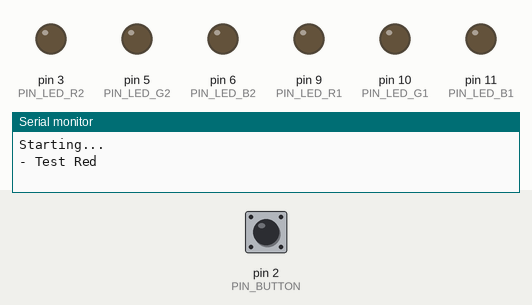
This program was run on a simulated Arduino Uno, built with avr-gcc and run on an emulated ATmega328P. Parts: output pins drawn as LEDs (lit = HIGH), the last lines printed to the serial monitor. The test bench sets the inputs (shaded band); at power-on: pin 2 (PIN_BUTTON) HIGH.

Above: at 0.1 s.
At 1.9 s:
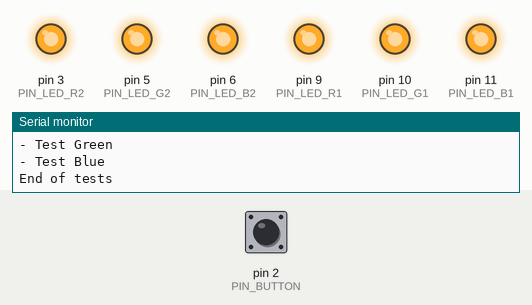
Timing chart, 0 to 1.9 s (numbered marks = the images above; inputs shaded):
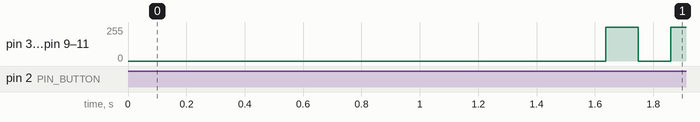

The program:

main.cpp
```cpp
/*
    This code has been written for Crystal Wood night light project by Christian Poupounot.
    It handle RBG leds with different modes in order to animate the lamp.

    I choosed a UNO platform to have nice power and USB plugs to show on the back side of the lamp
*/

#include <Arduino.h>

// Mode management
byte mode = 0; // Modes 0=Fade (default) / 1=Red / 2=Green / 3=Blue / 4=Purple / 5=Cyan / 6=Yellow / 7=White
const byte nb_modes = 8;
int btnMode = 0;
bool high_brightness = true; // When false only 2 LEDs will be lighted up, when true the 4 LEDs will be lighted up

// Hardware
const bool COMMON_CATHODE   = true; // Depends on LEDs type you have for your make
const int PIN_LED_R1        = 9;
const int PIN_LED_G1        = 10;
const int PIN_LED_B1        = 11;
const int PIN_LED_R2        = 3;
const int PIN_LED_G2        = 5;
const int PIN_LED_B2        = 6;
const int PIN_BUTTON        = 2;

// Color management
enum RGB{
  RED,
  GREEN,
  BLUE,
  NUM_COLORS
};
int _rgbLedValues[] = {255, 0, 0}; // Red, Green, Blue
enum RGB _curFadingUpColor = GREEN;
enum RGB _curFadingDownColor = RED;
const int FADE_STEP = 1;

// Functionnal variables
int i;

// Functions declaration
void displayColor(byte r, byte g, byte b);
void fadeColor();
void signalBlink(int delay_time,int nb_iteration);

void setup() {
    Serial.begin(9600);
    Serial.println(F(""));
    Serial.println(F("Starting..."));

    pinMode(PIN_BUTTON,INPUT_PULLUP);
    pinMode(PIN_LED_R1, OUTPUT);
    pinMode(PIN_LED_G1, OUTPUT);
    pinMode(PIN_LED_B1, OUTPUT);
    pinMode(PIN_LED_R2, OUTPUT);
    pinMode(PIN_LED_G2, OUTPUT);
    pinMode(PIN_LED_B2, OUTPUT);

    // Test sequence on start to check if there is some burned leds
    high_brightness = true;
    Serial.println(F("- Test Red"));
    for (i=0 ; i <=255 ; i++){
        displayColor(i, 0, 0);
        delay(1);
    }
    for (i=255 ; i >=0 ; i--){
        displayColor(i, 0, 0);
        delay(1);
    }
    Serial.println(F("- Test Green"));
    for (i=0 ; i <=255 ; i++){
        displayColor(0, i, 0);
        delay(1);
    }
    for (i=255 ; i >=0 ; i--){
        displayColor(0, i, 0);
        delay(1);
    }
    Serial.println(F("- Test Blue"));
    for (i=0 ; i <=255 ; i++){
        displayColor(0, 0, i);
        delay(1);
    }
    for (i=255 ; i >=0 ; i--){
        displayColor(0, 0, i);
        delay(1);
    }
    Serial.println(F("End of tests"));
    high_brightness = true;

    // Quick blink to show that tests are passed
    signalBlink(100,2);

    // Set initial fading color
    displayColor(_rgbLedValues[RED], _rgbLedValues[GREEN], _rgbLedValues[BLUE]);
    delay(100);
}

void loop() {
    // Mode button reading
    btnMode = digitalRead(PIN_BUTTON);
    if (btnMode == LOW){
        Serial.print(F("MODE button pressed ! Changing it to "));
        displayColor(0, 0, 0);
        mode++;
        // If we complete a mode cycle we go back to first mode and change brightness setting
        if (mode >= nb_modes){
            mode = 0;
            Serial.println(mode);
            if (!high_brightness){
                high_brightness = true;
                Serial.print(F("Changing to high brightness mode"));
            } else {
                high_brightness = false;
                Serial.print(F("Changing to low brightness mode"));
            }
            signalBlink(50,3);
        } else Serial.println(mode);
    }

    // Handling the current mode
    switch(mode){
        case 0:
            fadeColor();
        break;
        case 1:
            displayColor(255,0,0); // RED
        break;
        case 2:
            displayColor(0,255,0); // GREEN
        break;
        case 3:
            displayColor(0,0,255); // BLUE
        break;
        case 4:
            displayColor(255,0,255); // PURPLE
        break;
        case 5:
            displayColor(0,255,255); // CYAN
        break;
        case 6:
            displayColor(255,255,0); // YELLOW
        break;
        case 7:
            displayColor(255,255,255); // WHITE
        break;
        default:
            displayColor(0,0,0);
            Serial.print(F("Unknow mode detected :/ check program !"));
        break;
    }

    // UI Debouncing and fading delay
    delay(100);
}

// Signal blink
void signalBlink(int delay_time,int nb_iteration){
    for (int i=1 ; i<=nb_iteration ; i++){
        for(int j=0 ; j<=255 ; j++){
            displayColor(j, j, j);
            // delay(1);
        }
        delay(delay_time);
        for(int j=255 ; j>=0 ; j--){
            displayColor(j, j, j);
            // delay(1);
        }
        delay(delay_time);
    }
    displayColor(0, 0, 0);
}

// Actual display of selected combination of colors
void displayColor(byte redValue, byte greenValue, byte blueValue) {

    if (COMMON_CATHODE){
        // Common cathode
        analogWrite(PIN_LED_R1, redValue);
        analogWrite(PIN_LED_G1, greenValue);
        analogWrite(PIN_LED_B1, blueValue);
        if (high_brightness){
            analogWrite(PIN_LED_R2, redValue);
            analogWrite(PIN_LED_G2, greenValue);
            analogWrite(PIN_LED_B2, blueValue);
        }
    } else {
        // Common anode
        analogWrite(PIN_LED_R1, ~redValue);
        analogWrite(PIN_LED_G1, ~greenValue);
        analogWrite(PIN_LED_B1, ~blueValue);
        if (high_brightness){
            analogWrite(PIN_LED_R2, ~redValue);
            analogWrite(PIN_LED_G2, ~greenValue);
            analogWrite(PIN_LED_B2, ~blueValue);
        }
    }

    if (!high_brightness){
        analogWrite(PIN_LED_R2, 0);
        analogWrite(PIN_LED_G2, 0);
        analogWrite(PIN_LED_B2, 0);
    }
}

// Fading procedure from https://makeabilitylab.github.io/physcomp/arduino/rgb-led-fade.html
void fadeColor() {
    // Increment and decrement the RGB LED values for the current
    // fade up color and the current fade down color
    _rgbLedValues[_curFadingUpColor] += FADE_STEP;
    _rgbLedValues[_curFadingDownColor] -= FADE_STEP;

    // Check to see if we've reached our maximum color value for fading up
    // If so, go to the next fade up color (we go from RED to GREEN to BLUE
    // as specified by the RGB enum)
    // This fade code partially based on: https://gist.github.com/jamesotron/766994
    if(_rgbLedValues[_curFadingUpColor] > 255){
        _rgbLedValues[_curFadingUpColor] = 255;
        _curFadingUpColor = (RGB)((int)_curFadingUpColor + 1);

        if(_curFadingUpColor > (int)BLUE){
            _curFadingUpColor = RED;
        }
    }

    // Check to see if the current LED we are fading down has gotten to zero
    // If so, select the next LED to start fading down (again, we go from RED to
    // GREEN to BLUE as specified by the RGB enum)
    if(_rgbLedValues[_curFadingDownColor] < 0){
        _rgbLedValues[_curFadingDownColor] = 0;
        _curFadingDownColor = (RGB)((int)_curFadingDownColor + 1);

        if(_curFadingDownColor > (int)BLUE){
            _curFadingDownColor = RED;
        }
    }

    // Set the color and then delay
    displayColor(_rgbLedValues[RED], _rgbLedValues[GREEN], _rgbLedValues[BLUE]);
}
```
